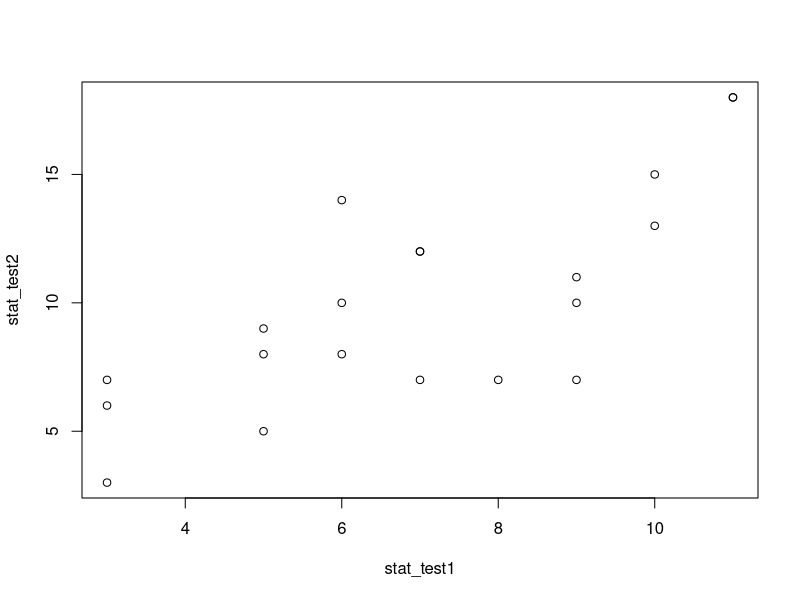

R code for this plot:
df <- read.csv('shidouhou.csv', head=T)
stat_test1 <- df$stat_test1
stat_test2 <- df$stat_test2
plot(stat_test1, stat_test2)
dev.off()
print(cov(stat_test1, stat_test2))
print(cov(stat_test1, stat_test2)/(sd(stat_test1)*sd(stat_test2)))
print(cor(stat_test1, stat_test2))

print(table(df$math))
print(table(df$stat))
print(table(df$math, df$stat))

math_0_1 <- ifelse(df$math=="好き", 1, 0)
print(df$math)
print(math_0_1)

stat_0_1 <- ifelse(df$stat=="好き", 1, 0)
print(cor(math_0_1, stat_0_1))

